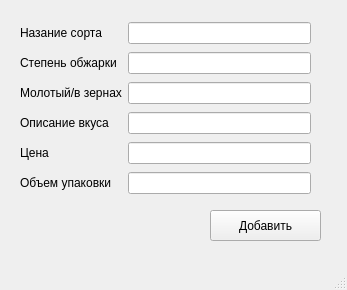
<?xml version="1.0" encoding="UTF-8"?>
<ui version="4.0">
 <class>MainWindow</class>
 <widget class="QMainWindow" name="MainWindow">
  <property name="geometry">
   <rect>
    <x>0</x>
    <y>0</y>
    <width>347</width>
    <height>290</height>
   </rect>
  </property>
  <property name="windowTitle">
   <string>MainWindow</string>
  </property>
  <widget class="QWidget" name="centralwidget">
   <widget class="QPushButton" name="pushButton">
    <property name="geometry">
     <rect>
      <x>210</x>
      <y>210</y>
      <width>111</width>
      <height>31</height>
     </rect>
    </property>
    <property name="text">
     <string>Добавить</string>
    </property>
   </widget>
   <widget class="QWidget" name="layoutWidget">
    <property name="geometry">
     <rect>
      <x>20</x>
      <y>20</y>
      <width>291</width>
      <height>181</height>
     </rect>
    </property>
    <layout class="QGridLayout" name="gridLayout">
     <item row="0" column="0">
      <widget class="QLabel" name="label">
       <property name="text">
        <string>Назание сорта</string>
       </property>
      </widget>
     </item>
     <item row="3" column="0">
      <widget class="QLabel" name="label_4">
       <property name="text">
        <string>Описание вкуса</string>
       </property>
      </widget>
     </item>
     <item row="3" column="1">
      <widget class="QLineEdit" name="line4"/>
     </item>
     <item row="0" column="1">
      <widget class="QLineEdit" name="line1"/>
     </item>
     <item row="1" column="0">
      <widget class="QLabel" name="label_2">
       <property name="text">
        <string>Степень обжарки</string>
       </property>
      </widget>
     </item>
     <item row="4" column="0">
      <widget class="QLabel" name="label_5">
       <property name="text">
        <string>Цена</string>
       </property>
      </widget>
     </item>
     <item row="4" column="1">
      <widget class="QLineEdit" name="line5"/>
     </item>
     <item row="1" column="1">
      <widget class="QLineEdit" name="line2">
       <property name="enabled">
        <bool>true</bool>
       </property>
      </widget>
     </item>
     <item row="2" column="0">
      <widget class="QLabel" name="label_3">
       <property name="text">
        <string>Молотый/в зернах</string>
       </property>
      </widget>
     </item>
     <item row="5" column="1">
      <widget class="QLineEdit" name="line6"/>
     </item>
     <item row="5" column="0">
      <widget class="QLabel" name="label_6">
       <property name="text">
        <string>Объем упаковки</string>
       </property>
      </widget>
     </item>
     <item row="2" column="1">
      <widget class="QLineEdit" name="line3"/>
     </item>
    </layout>
   </widget>
  </widget>
  <widget class="QMenuBar" name="menubar">
   <property name="geometry">
    <rect>
     <x>0</x>
     <y>0</y>
     <width>347</width>
     <height>21</height>
    </rect>
   </property>
  </widget>
  <widget class="QStatusBar" name="statusbar"/>
 </widget>
 <resources/>
 <connections/>
</ui>
